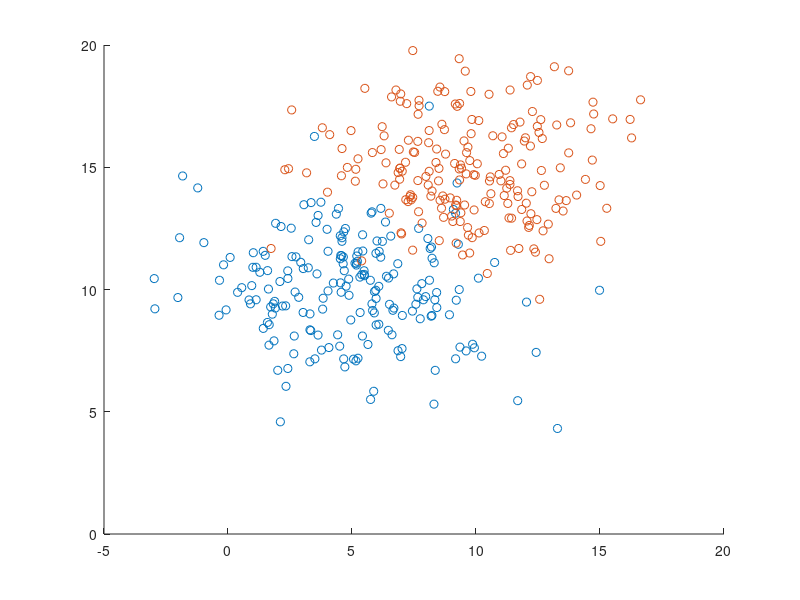

The MATLAB source for this figure: (Note: this script raises an error after producing the figure.)
close all
clear all

% Case 1
% -------------------
%   Class A
nA = 200;
classA = randn(nA,2);
muA = [5, 10]';
SA = [8, 0; 0, 4];
%   Find eigenvectors and eigenvalues of covariance matrix SA
[VA,DA] = eig(SA);
lam1A = DA(1,1);
lam2A = DA(2,2);
projected_yA = VA(:,1);
%   Find angle between principle axes and x-y axes
y_axis = [0 1];
cosThetaA = dot(projected_yA,y_axis)/(norm(projected_yA)*norm(y_axis));
thetaA_deg = acosd(cosThetaA);
thetaA = thetaA_deg*pi/180;
classA = (classA*sqrtm(SA))' + muA;
%   Compare against MATLAB built in function
testA = mvnrnd(muA, SA, nA);

%   Class B
nB = 200;
classB = randn(nB, 2);
muB = [10 15]';
SB = [8 0; 0 4];

% Find eigenvectors and eigenvalues of covariance matrix SB
[VB,DB] = eig(SB);
lam1B = DB(1,1);
lam2B = DB(2,2);
projected_yB = VB(:,1);
% Find angle between principle axes and x-y axes
y_axis = [0 1];
cosThetaB = dot(projected_yB,y_axis)/(norm(projected_yB)*norm(y_axis));
thetaB_deg = acosd(cosThetaB);
thetaB = thetaB_deg*pi/180;

classB = (classB*sqrtm(SB))' + muB;
% Compare against MATLAB built in function
testB = mvnrnd(muB, SB, nB);

% Plot class A and class B
figure
scatter(classA(1,:),classA(2,:))
hold on
scatter(classB(1,:),classB(2,:))
hold on
plot_ellipse(muA(1),muA(2),thetaA,sqrt(lam2A),sqrt(lam1A),'k')
hold on
plot_ellipse(muB(1),muB(2),thetaB,sqrt(lam2B),sqrt(lam1B),'k')
legend('class A','class B','unit SD equiprobability contour')
title('Manually Generated Gaussian Clusters')

% MATLAB comparison plot
figure
scatter(testA(:,1),testA(:,2))
hold on
scatter(testB(:,1),testB(:,2))
hold on
plot_ellipse(muA(1),muA(2),0,sqrt(8),sqrt(4),'k')
hold on
plot_ellipse(muB(1),muB(2),0,sqrt(8),sqrt(4),'k')
legend('class A','class B','unit SD equiprobability contour')
title('MATLAB Generated Gaussian Clusters')

% Case 2
% -------------------
%   Class C
nC = 100;
classC = randn(nC,2);
muC = [5, 10]';
SC = [8, 4; 4, 40];
%   Find eigenvectors and eigenvalues of covariance matrix SA
[VC,DC] = eig(SC);
lam1C = DC(1,1);
lam2C = DC(2,2);
projected_yC = VC(:,1);
%   Find angle between principle axes and x-y axes
y_axis = [0 1];
cosThetaC = dot(projected_yC,y_axis)/(norm(projected_yC)*norm(y_axis));
thetaC_deg = acosd(cosThetaC);
thetaC = thetaC_deg*pi/180;
classC = (classC*sqrtm(SC))' + muC;
%   Compare against MATLAB built in function
testC = mvnrnd(muC, SC, nC);

%   Class D
nD = 200;
classD = randn(nD,2);
muD = [15, 10]';
SD = [8, 0; 0, 8];
%   Find eigenvectors and eigenvalues of covariance matrix SA
[VD,DD] = eig(SD);
lam1D = DD(1,1);
lam2D = DD(2,2);
projected_yD = VD(:,1);
%   Find angle between principle axes and x-y axes
y_axis = [0 1];
cosThetaD = dot(projected_yD,y_axis)/(norm(projected_yD)*norm(y_axis));
thetaD_deg = acosd(cosThetaD);
thetaD = thetaD_deg*pi/180;
classD = (classD*sqrtm(SD))' + muD;
%   Compare against MATLAB built in function
testD = mvnrnd(muD, SD, nD);

%   Class E
nE = 150;
classE = randn(nE,2);
muE = [10, 5]';
SE = [10, -5; -5, 20];
%   Find eigenvectors and eigenvalues of covariance matrix SA
[VE,DE] = eig(SE);
lam1E = DE(1,1);
lam2E = DE(2,2);
projected_yE = VE(:,1);
%   Find angle between principle axes and x-y axes
y_axis = [0 1];
cosThetaE = dot(projected_yE,y_axis)/(norm(projected_yE)*norm(y_axis));
thetaE_deg = acosd(cosThetaE);
thetaE = thetaE_deg*pi/180;
classE = (classE*sqrtm(SE))' + muE;
%   Compare against MATLAB built in function
testE = mvnrnd(muE, SE, nE);

% Plot class C, class D
figure
scatter(classC(1,:),classC(2,:))
hold on
scatter(classD(1,:),classD(2,:))
hold on
scatter(classE(1,:),classE(2,:))
hold on
plot_ellipse(muC(1),muC(2),thetaC,sqrt(lam2C),sqrt(lam1C),'k')
hold on
plot_ellipse(muD(1),muD(2),thetaD,sqrt(lam2D),sqrt(lam1D),'k')
hold on
plot_ellipse(muE(1),muE(2),thetaE,sqrt(lam2E),sqrt(lam1E),'k')
legend('class C','class D','class E','unit SD equiprobability contour')
title('Manually Generated Gaussian Clusters')

% MATLAB comparison plot
figure
scatter(testC(:,1),testC(:,2))
hold on
scatter(testD(:,1),testD(:,2))
hold on
scatter(testE(:,1),testE(:,2))
hold on
plot_ellipse(muC(1),muC(2),thetaC,sqrt(lam2C),sqrt(lam1C),'k')
hold on
plot_ellipse(muD(1),muD(2),thetaD,sqrt(lam2D),sqrt(lam1D),'k')
hold on
plot_ellipse(muE(1),muE(2),thetaE,sqrt(lam2E),sqrt(lam1E),'k')
legend('class C','class D','class E','unit SD equiprobability contour')
title('MATLAB Generated Gaussian Clusters')